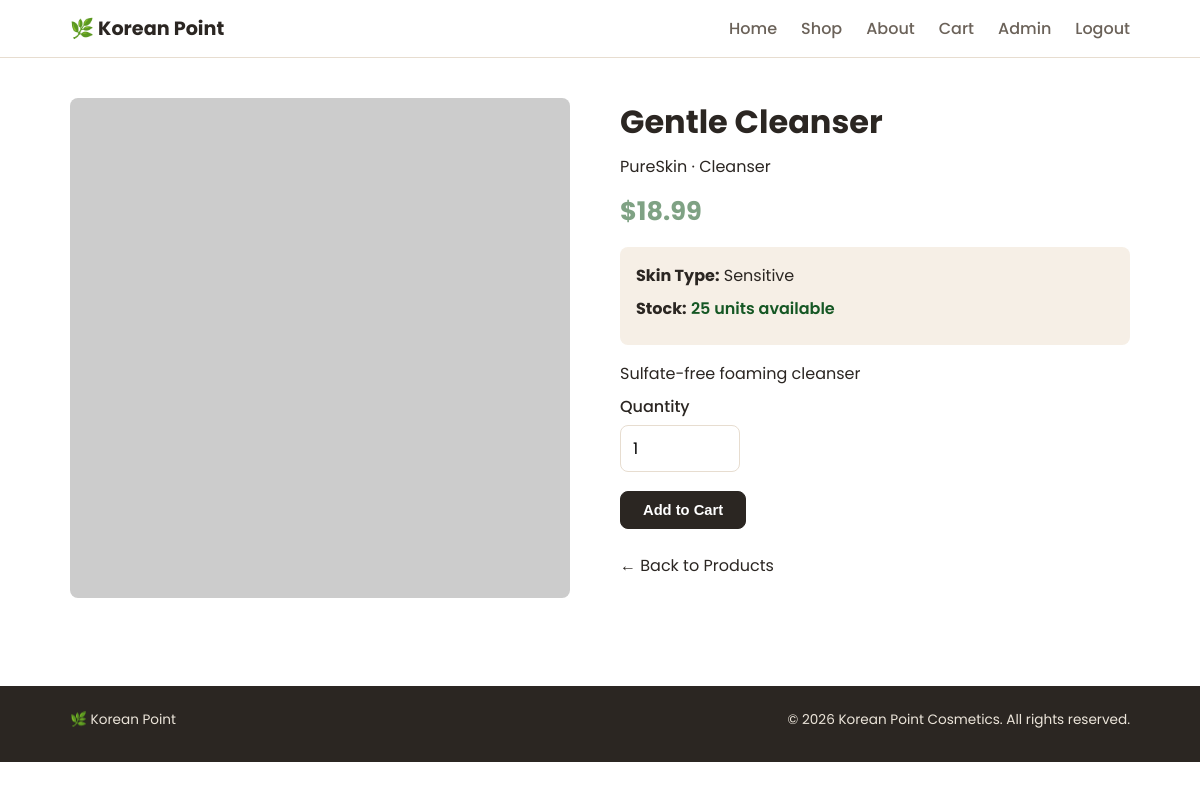
The app's page /src/pages/product_details.php?id=3 (signed in) with its own data.
### tables this page shows
CREATE TABLE products (
    id INT PRIMARY KEY AUTO_INCREMENT,
    name VARCHAR(100) NOT NULL,
    description TEXT,
    price DECIMAL(10,2) NOT NULL,
    category VARCHAR(50),
    brand VARCHAR(50),
    skin_type VARCHAR(50),
    image_url VARCHAR(255),
    stock INT DEFAULT 10,
    created_at TIMESTAMP DEFAULT CURRENT_TIMESTAMP
);

### src/includes/functions.php (called while the page is built, shortened)
<?php
function formatPrice($price) {
    return '$' . number_format((float) $price, 2);
}
function getProduct($pdo, $id) {
    $stmt = $pdo->prepare('SELECT * FROM products WHERE id = ?');
    $stmt->execute([(int) $id]);
    return $stmt->fetch();
}

### src/pages/product_details.php (the view, shortened to what this page needs)
<?php
require_once __DIR__ . '/../../config/database.php';
require_once __DIR__ . '/../includes/functions.php';
$id = isset($_GET['id']) ? (int) $_GET['id'] : 0;
$product = getProduct($pdo, $id);
include __DIR__ . '/../includes/header.php';
?>
<div class="container">
  <div class="product-detail">
    <div>
      <img src="<?php echo htmlspecialchars($product['image_url']); ?>" alt="<?php echo htmlspecialchars($product['name']); ?>" onerror="this.src='https://via.placeholder.com/500x500/a8c3ab/ffffff?text=Skincare'">
    </div>
    <div>
      <h1><?php echo htmlspecialchars($product['name']); ?></h1>
      <p><?php echo htmlspecialchars($product['brand']); ?> &middot; <?php echo htmlspecialchars($product['category']); ?></p>
      <div class="price"><?php echo formatPrice($product['price']); ?></div>
      <div class="meta">
        <p><strong>Skin Type:</strong> <?php echo htmlspecialchars($product['skin_type']); ?></p>
        <p><strong>Stock:</strong>
          <?php if ($product['stock'] > 0): ?>
            <span class="stock-in"><?php echo (int) $product['stock']; ?> units available</span>
          <?php else: ?>
            <span class="stock-out">Out of Stock</span>
          <?php endif; ?>
        </p>
      </div>
      <?php if (!empty($product['description'])): ?>
        <p><?php echo htmlspecialchars($product['description']); ?></p>
      <?php endif; ?>
      <?php if ($product['stock'] > 0): ?>
        <form method="post" action="../actions/cart.php">
          <div class="field" style="max-width:120px;">
            <label for="qty">Quantity</label>
            <input type="number" id="qty" name="qty" value="1" min="1" max="<?php echo (int) $product['stock']; ?>">
          </div>
          <button type="submit" class="btn">Add to Cart</button>
        </form>
      <?php else: ?>
        <p class="stock-out">Out of Stock</p>
      <?php endif; ?>
      <p style="margin-top:1.5rem;"><a href="shop.php">&larr; Back to Products</a></p>
    </div>
  </div>
</div>
<?php include __DIR__ . '/../includes/footer.php'; ?>

### src/css/style.css (style rules this page uses)
:root { --beige: #f6efe6; --sage: #a8c3ab; --sage-deep: #7fa284; --pink: #f3d4d8; --ink: #2b2622; --ink-soft: #6b6259; --white: #ffffff; --line: #e7ddd0; --radius: 8px; }
* { box-sizing: border-box; }
body { margin: 0; font-family: 'Noto Sans KR', 'Poppins', sans-serif; background: var(--white); color: var(--ink); }
img { max-width: 100%; display: block; }
a { color: inherit; text-decoration: none; }
h1, h2, h3, p { margin: 0 0 0.5rem; }
.container { max-width: 1100px; margin: 0 auto; padding: 0 20px; }
.btn { display: inline-block; padding: 10px 22px; border-radius: var(--radius); font-weight: 600; font-size: 0.92rem; cursor: pointer; border: 1.5px solid var(--ink); background: var(--ink); color: var(--white); }
.field { margin-bottom: 1.2rem; }
.field label { display: block; margin-bottom: 6px; font-weight: 500; }
.field input, .field select, .field textarea { width: 100%; padding: 10px 12px; border: 1.5px solid var(--line); border-radius: var(--radius); font: inherit; font-family: inherit; }
.product-detail { display: grid; grid-template-columns: 1fr 1fr; gap: 2.5rem; padding: 2.5rem 0; }
.product-detail img { border-radius: var(--radius); }
.product-detail .price { font-size: 1.6rem; font-weight: 700; color: var(--sage-deep); margin: 0.8rem 0; }
.product-detail .meta { background: var(--beige); padding: 1rem; border-radius: var(--radius); margin: 1rem 0; }
.stock-in { color: #155724; font-weight: 600; }

### records on screen
products: name "Gentle Cleanser", brand "PureSkin", category "Cleanser", price "$18.99", skin_type "Sensitive", stock "25", description "Sulfate-free foaming cleanser"
